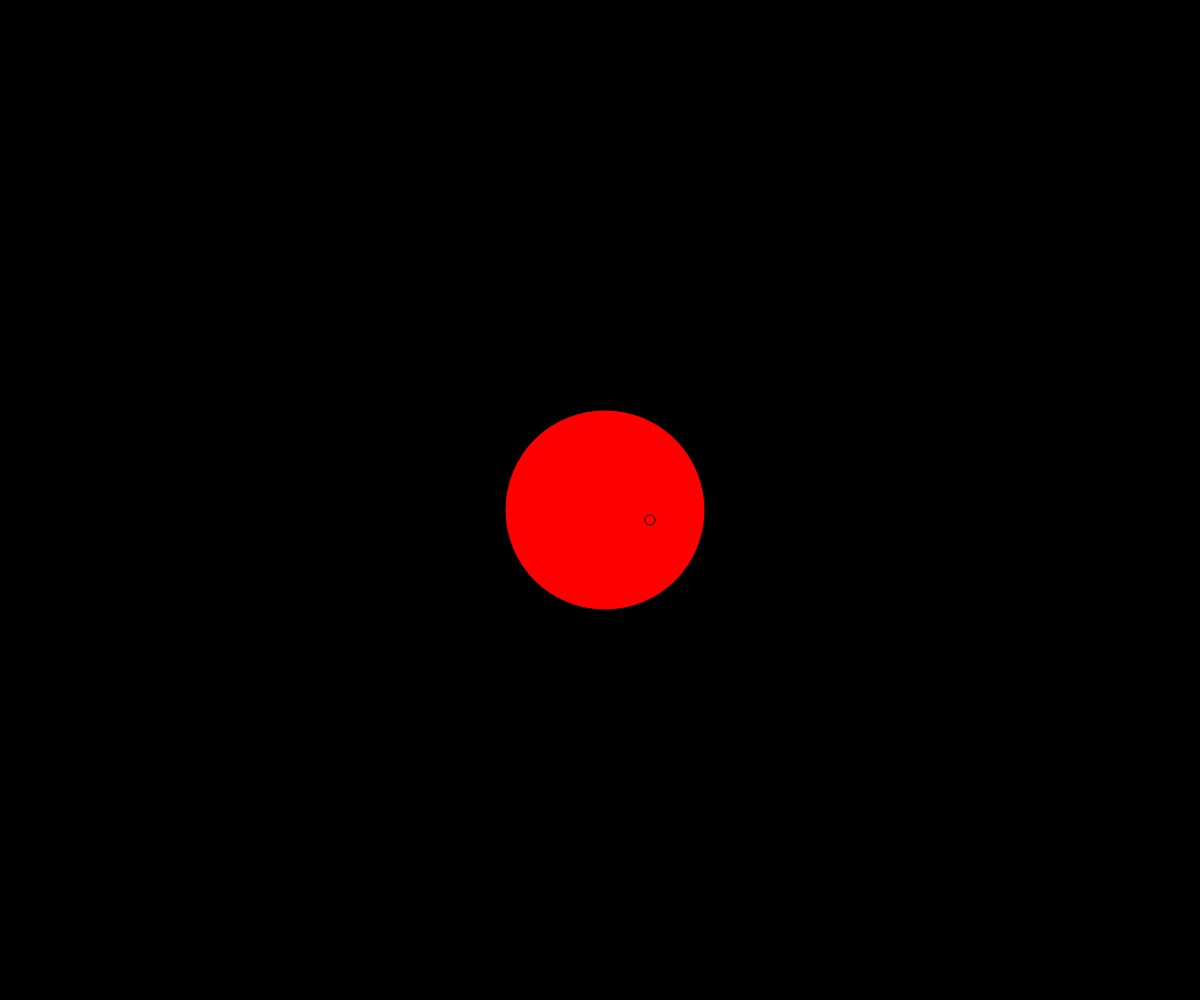
Frame 1 (no input)
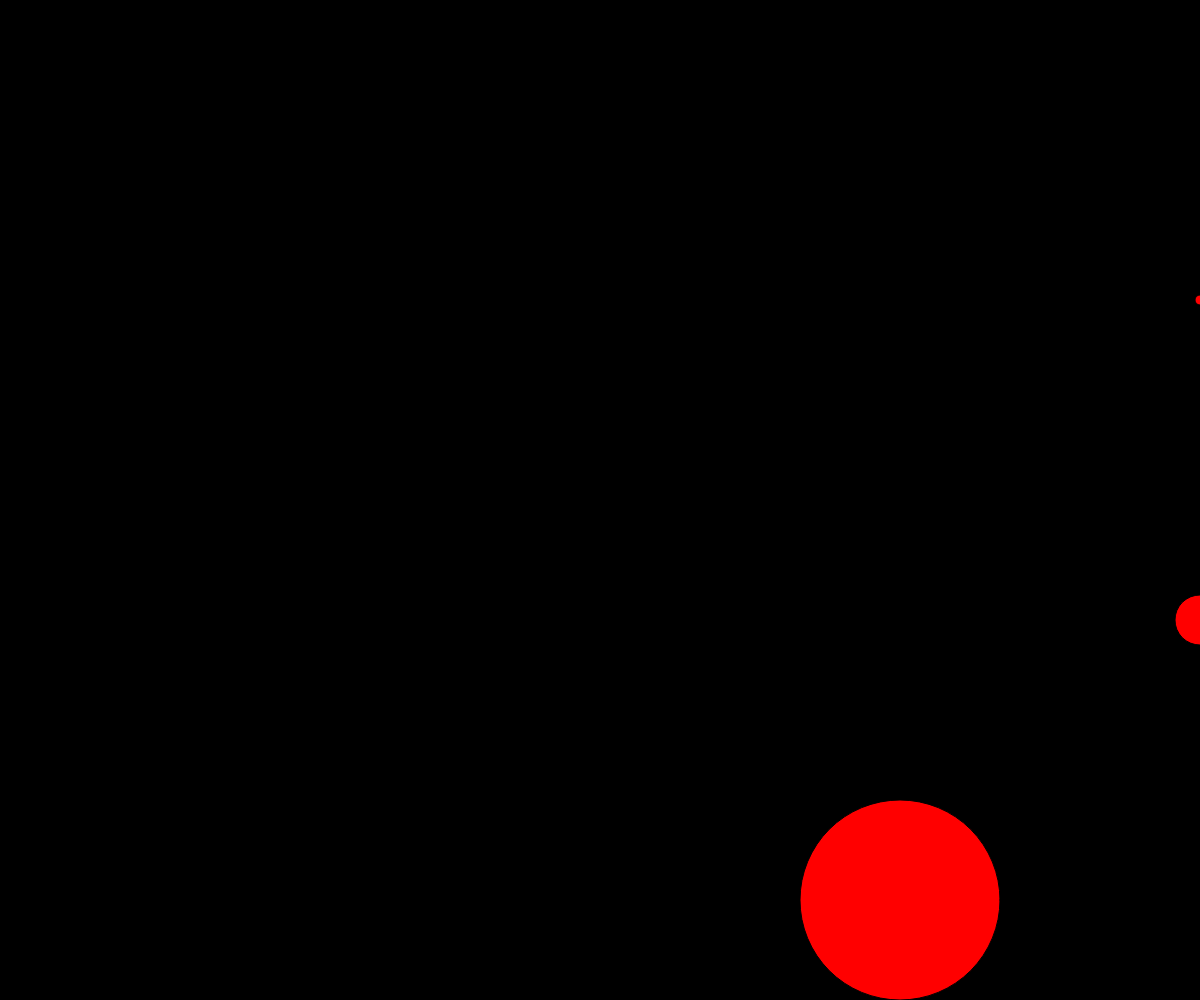
Frame 60 (no input)
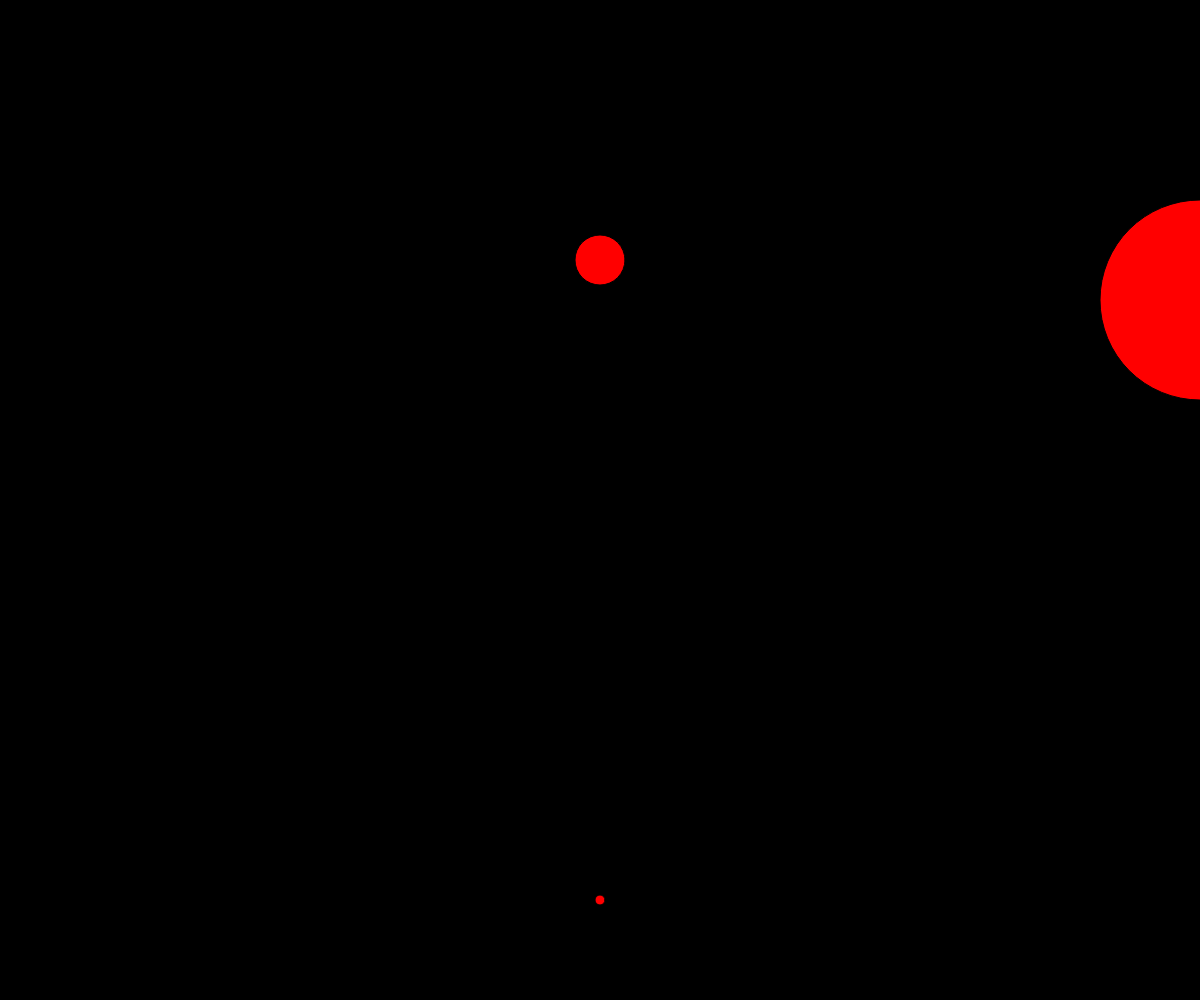
Frame 120 (the mouse pressed at the canvas centre since frame 60)

The p5.js sketch that drew these frames (run headless with seeded random() and noise() and a simulated clock; from frame 60 on, the mouse is pressed at the canvas centre):

// p5.js sketch
// ── sketch.js
var ball;
var ballTwo;

function setup(){
  createCanvas(windowWidth, windowHeight);

  ball = {
    name: "soccer",
    color: color(255,0,0),
    x: width / 2,
    y: height / 2,
    xSpeed: 10,
    ySpeed: 15,
    radius: 50,
    draw: function(){
      fill(this.color);
      ellipse(this.x, this.y, this.radius, this.radius);
    },
    update: function(){
      // this.checkEdges();
      this.x += this.xSpeed;
      this.y += this.ySpeed;
    },
    checkEdges: function(){
      if( this.x >= width || this.x <= 0) this.xSpeed *= -1;
      if( this.y >= height || this.y <= 0) this.ySpeed *= -1;
    }
  };

  ballTwo = {
    name: "Basketball",
    x: width / 2,
    y: height / 2,
    xSpeed: 5,
    ySpeed: 10,
    radius: 200,
    draw: function(){
      ellipse(this.x, this.y, this.radius, this.radius);
    },
    update: function(){
      // this.checkEdges();
      this.x += this.xSpeed;
      this.y += this.ySpeed;
    },
    checkEdges: function(){
      if( this.x >= width || this.x <= 0) this.xSpeed *= -1;
      if( this.y >= height || this.y <= 0) this.ySpeed *= -1;
    }
  };

  ballThree = {
    name: "racketball",
    x: width / 2,
    y: height / 2,
    xSpeed: 50,
    ySpeed: 20,
    radius: 10,
    draw: function(){
      ellipse(this.x, this.y, this.radius, this.radius);
    },
    update: function(){
      // this.checkEdges();
      this.x += this.xSpeed;
      this.y += this.ySpeed;
    },
    checkEdges: function(){
      if( this.x >= width || this.x <= 0) this.xSpeed *= -1;
      if( this.y >= height || this.y <= 0) this.ySpeed *= -1;
    }
  };
}

function draw(){
  background(0);

  ball.update();
  ball.checkEdges();
  ball.draw();

  ballTwo.update();
  ballTwo.checkEdges();
  ballTwo.draw();
  
  ballThree.update();
  ballThree.checkEdges();
  ballThree.draw();
}
